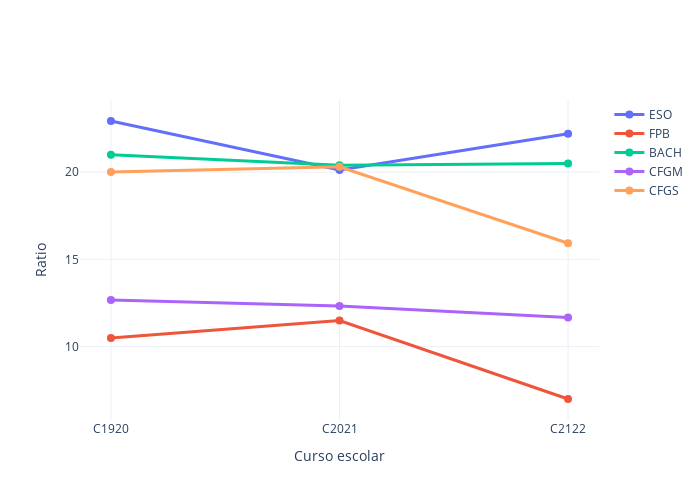

The code cell stored with this chart in its notebook:
### Markdown cell above
## Evolución de la ratio de alumnado por etapas (media)

### Code cell
myplotly.num_students_evolution(df_ce, stages, years, ratio=True)

### Figure 1 — Plotly figure (JSON) as saved in the notebook; plotly's stock layout.template omitted (floating-point values rounded to 4 significant figures)
{"data": [{"hoverinfo": "name+text", "line": {"width": 3}, "marker": {"size": 8}, "name": "ESO", "text": [22.93, 20.12, 22.2], "type": "scatter", "x": ["C1920", "C2021", "C2122"], "y": [22.93, 20.12, 22.2]}, {"hoverinfo": "name+text", "line": {"width": 3}, "marker": {"size": 8}, "name": "FPB", "text": [10.5, 11.5, 7], "type": "scatter", "x": ["C1920", "C2021", "C2122"], "y": [10.5, 11.5, 7]}, {"hoverinfo": "name+text", "line": {"width": 3}, "marker": {"size": 8}, "name": "BACH", "text": [21, 20.4, 20.5], "type": "scatter", "x": ["C1920", "C2021", "C2122"], "y": [21, 20.4, 20.5]}, {"hoverinfo": "name+text", "line": {"width": 3}, "marker": {"size": 8}, "name": "CFGM", "text": [12.67, 12.33, 11.67], "type": "scatter", "x": ["C1920", "C2021", "C2122"], "y": [12.67, 12.33, 11.67]}, {"hoverinfo": "name+text", "line": {"width": 3}, "marker": {"size": 8}, "name": "CFGS", "text": [20, 20.31, 15.92], "type": "scatter", "x": ["C1920", "C2021", "C2122"], "y": [20, 20.31, 15.92]}], "layout": {"height": 500, "width": 700, "xaxis": {"title": {"text": "Curso escolar"}}, "yaxis": {"title": {"text": "Ratio"}}}}
